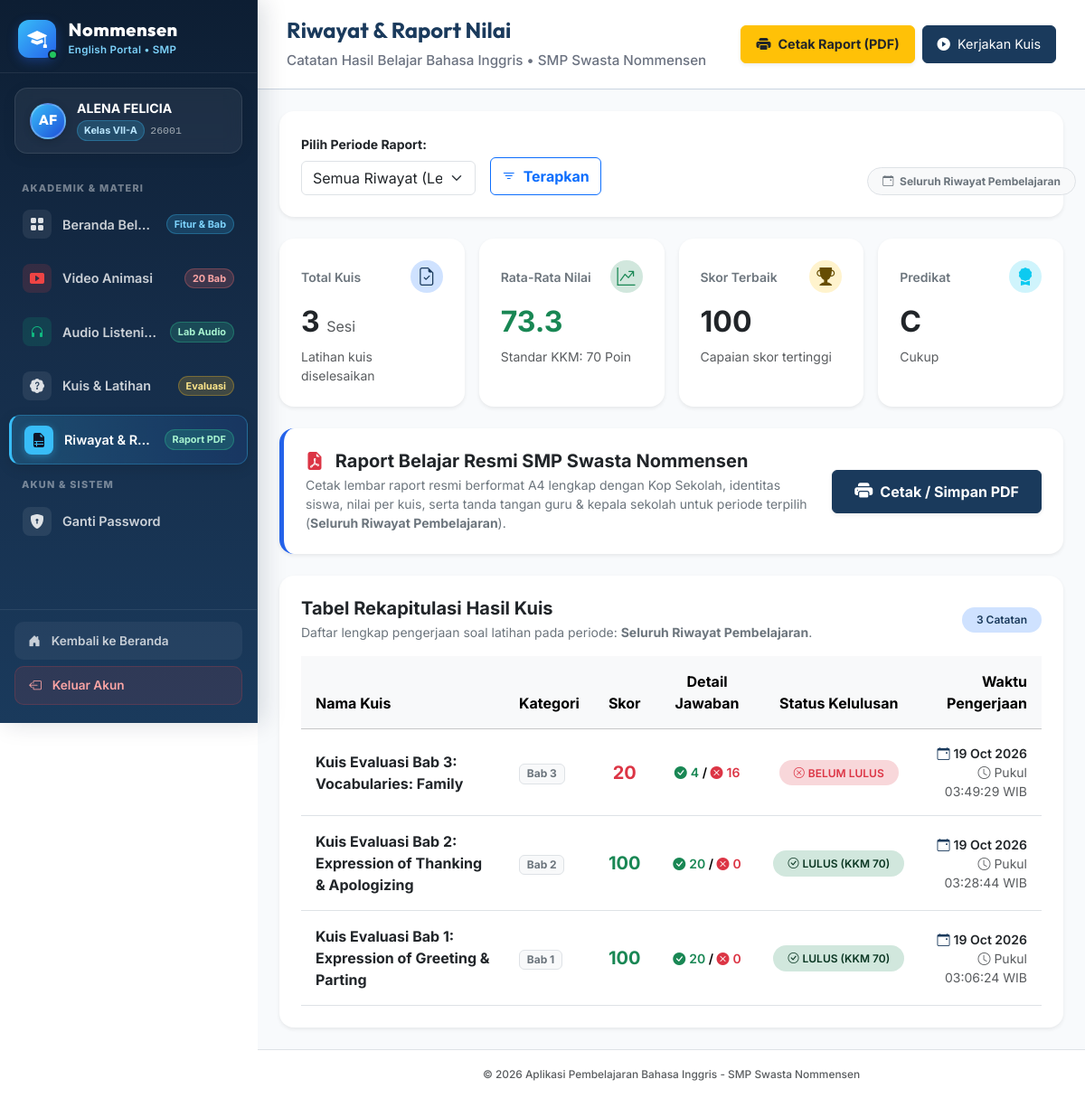
/siswa/riwayat.php (signed in), run on the app's committed database.
### tables this page shows
CREATE TABLE `tb_hasil` (
  `id_hasil` int(11) NOT NULL AUTO_INCREMENT,
  `id_siswa` int(11) NOT NULL,
  `id_kuis` int(11) NOT NULL,
  `skor` int(11) NOT NULL,
  `jumlah_benar` int(11) NOT NULL,
  `jumlah_salah` int(11) NOT NULL,
  `waktu_selesai` timestamp NOT NULL DEFAULT current_timestamp(),
  PRIMARY KEY (`id_hasil`),
  KEY `id_siswa` (`id_siswa`),
  KEY `id_kuis` (`id_kuis`),
  CONSTRAINT `tb_hasil_ibfk_1` FOREIGN KEY (`id_siswa`) REFERENCES `tb_siswa` (`id_siswa`) ON DELETE CASCADE,
  CONSTRAINT `tb_hasil_ibfk_2` FOREIGN KEY (`id_kuis`) REFERENCES `tb_kuis` (`id_kuis`) ON DELETE CASCADE
);

CREATE TABLE `tb_kuis` (
  `id_kuis` int(11) NOT NULL AUTO_INCREMENT,
  `judul_kuis` varchar(150) NOT NULL,
  `kategori_materi` varchar(50) NOT NULL,
  `waktu_pengerjaan` int(11) NOT NULL,
  `id_materi` int(11) DEFAULT NULL,
  `nilai_lulus` int(11) DEFAULT 70,
  `created_at` timestamp NOT NULL DEFAULT current_timestamp(),
  `id_guru` int(11) DEFAULT NULL,
  PRIMARY KEY (`id_kuis`),
  KEY `id_guru` (`id_guru`),
  KEY `id_materi` (`id_materi`),
  CONSTRAINT `tb_kuis_ibfk_1` FOREIGN KEY (`id_guru`) REFERENCES `tb_guru` (`id_guru`) ON DELETE SET NULL,
  CONSTRAINT `tb_kuis_ibfk_2` FOREIGN KEY (`id_materi`) REFERENCES `tb_materi` (`id_materi`) ON DELETE SET NULL
);

### siswa/riwayat.php (the view, shortened to what this page needs)
<?php
require_once '../config.php';
$id_siswa = $_SESSION['siswa_id'];
$tipe_periode = isset($_GET['tipe_periode']) ? $_GET['tipe_periode'] : 'semua';
$bulan = isset($_GET['bulan']) ? intval($_GET['bulan']) : intval(date('m'));
$tahun = isset($_GET['tahun']) ? intval($_GET['tahun']) : intval(date('Y'));
$tgl_mulai = isset($_GET['tgl_mulai']) ? trim($_GET['tgl_mulai']) : date('Y-m-d', strtotime('-7 days'));
$tgl_selesai = isset($_GET['tgl_selesai']) ? trim($_GET['tgl_selesai']) : date('Y-m-d');
$where_clause = " WHERE h.id_siswa = :id_siswa";
$params = ['id_siswa' => $id_siswa];
$periode_label = "Seluruh Riwayat Pembelajaran";
try {
    $sql_stats = "
        SELECT
            COUNT(*) as total_kuis,
            AVG(h.skor) as rata_rata,
            MAX(h.skor) as nilai_terbaik,
            SUM(CASE WHEN h.skor >= 70 THEN 1 ELSE 0 END) as total_lulus
        FROM tb_hasil h
        {$where_clause}
    ";
    $stmt_stats = $pdo->prepare($sql_stats);
    $stmt_stats->execute($params);
    $stats = $stmt_stats->fetch();
    $total_kuis = $stats['total_kuis'] ?? 0;
    $rata_rata = $stats['rata_rata'] !== null ? round($stats['rata_rata'], 1) : 0;
    $nilai_terbaik = $stats['nilai_terbaik'] ?? 0;
    if ($total_kuis === 0) {
        $predikat = '-';
        $predikat_label = 'Belum Ada Data';
    } elseif ($rata_rata >= 85) {
        $predikat = 'A';
        $predikat_label = 'Sangat Baik';
    } elseif ($rata_rata >= 75) {
        $predikat = 'B';
        $predikat_label = 'Baik';
    } elseif ($rata_rata >= 70) {
        $predikat = 'C';
        $predikat_label = 'Cukup';
    } else {
        $predikat = 'D';
        $predikat_label = 'Perlu Bimbingan';
    }
} catch (PDOException $e) {
    die("Gagal mengambil data statistik: " . $e->getMessage());
}
try {
    $sql_history = "
        SELECT h.*, k.judul_kuis, k.kategori_materi
        FROM tb_hasil h
        JOIN tb_kuis k ON h.id_kuis = k.id_kuis
        {$where_clause}
        ORDER BY h.waktu_selesai DESC
    ";
    $stmt_history = $pdo->prepare($sql_history);
    $stmt_history->execute($params);
    $history = $stmt_history->fetchAll();
} catch (PDOException $e) {
    die("Gagal mengambil riwayat kuis: " . $e->getMessage());
}
$cetak_url = "cetak_raport.php?tipe_periode={$tipe_periode}&bulan={$bulan}&tahun={$tahun}&tgl_mulai={$tgl_mulai}&tgl_selesai={$tgl_selesai}";
require_once '../includes/header.php';
require_once '../includes/sidebar.php';
?>
<main class="siswa-main">
    <header class="siswa-header">
        <div>
            <h1>Riwayat &amp; Raport Nilai</h1>
            <div class="siswa-header-school">
                <span>Catatan Hasil Belajar Bahasa Inggris</span>
                &bull;
                <span>SMP Swasta Nommensen</span>
            </div>
        </div>
        <div class="d-flex gap-2">
            <a href="<?= $cetak_url ?>" target="_blank" class="btn btn-warning fw-bold d-inline-flex align-items-center gap-2 shadow-sm text-dark px-3 py-2" style="font-size: 0.9rem;">
                <i class="bi bi-printer-fill fs-6"></i>
                <span>Cetak Raport (PDF)</span>
            </a>
            <a href="kuis.php" class="btn btn-primary d-inline-flex align-items-center gap-2 px-3 py-2" style="font-size: 0.9rem;">
                <i class="bi bi-play-circle-fill"></i>
                <span>Kerjakan Kuis</span>
            </a>
        </div>
    </header>
    <div class="siswa-content container-fluid px-3 px-md-4 py-4">
        <div class="card border-0 shadow-sm rounded-4 p-3 p-md-4 bg-white mb-4">
            <form action="riwayat.php" method="GET" class="row g-3 align-items-end" id="filterPeriodeForm">
                <div class="col-md-3">
                    <label class="form-label fw-bold text-dark small">Pilih Periode Raport:</label>
                    <select name="tipe_periode" id="tipePeriodeSelect" class="form-select" onchange="toggleFilterInputs()">
                        <option value="semua" <?= $tipe_periode === 'semua' ? 'selected' : '' ?>>Semua Riwayat (Lengkap)</option>
                    </select>
                </div>
                <div class="col-md-2">
                    <button type="submit" class="btn btn-outline-primary fw-bold w-100 py-2">
                        <i class="bi bi-filter me-1"></i> Terapkan
                    </button>
                </div>
                <div class="col-md-3 ms-auto text-md-end">
                    <span class="badge bg-light text-secondary border px-3 py-2 rounded-pill small">
                        <i class="bi bi-calendar-event me-1"></i> <?= htmlspecialchars($periode_label) ?>
                    </span>
                </div>
            </form>
        </div>
        <div class="row row-cols-2 row-cols-md-4 g-3 mb-4">
            <div class="col">
                <div class="card border-0 shadow-sm rounded-4 p-3 p-md-4 bg-white h-100">
                    <div class="d-flex justify-content-between align-items-center mb-2">
                        <span class="text-secondary small fw-semibold">Total Kuis</span>
                        <div class="badge bg-primary-subtle text-primary p-2 rounded-circle">
                            <i class="bi bi-file-earmark-check fs-5"></i>
                        </div>
                    </div>
                    <div class="fs-2 fw-bold text-dark"><?= $total_kuis ?> <span class="fs-6 text-muted fw-normal">Sesi</span></div>
                    <div class="text-muted small mt-1">Latihan kuis diselesaikan</div>
                </div>
            </div>
            <div class="col">
                <div class="card border-0 shadow-sm rounded-4 p-3 p-md-4 bg-white h-100">
                    <div class="d-flex justify-content-between align-items-center mb-2">
                        <span class="text-secondary small fw-semibold">Rata-Rata Nilai</span>
                        <div class="badge bg-success-subtle text-success p-2 rounded-circle">
                            <i class="bi bi-graph-up-arrow fs-5"></i>
                        </div>
                    </div>
                    <div class="fs-2 fw-bold <?= $rata_rata >= 70 ? 'text-success' : 'text-danger' ?>"><?= $rata_rata ?></div>
                    <div class="text-muted small mt-1">Standar KKM: 70 Poin</div>
                </div>
            </div>
            <div class="col">
                <div class="card border-0 shadow-sm rounded-4 p-3 p-md-4 bg-white h-100">
                    <div class="d-flex justify-content-between align-items-center mb-2">
                        <span class="text-secondary small fw-semibold">Skor Terbaik</span>
                        <div class="badge bg-warning-subtle text-warning-emphasis p-2 rounded-circle">
                            <i class="bi bi-trophy-fill fs-5"></i>
                        </div>
                    </div>
                    <div class="fs-2 fw-bold text-dark"><?= $nilai_terbaik ?></div>
                    <div class="text-muted small mt-1">Capaian skor tertinggi</div>
                </div>
            </div>
            <div class="col">
                <div class="card border-0 shadow-sm rounded-4 p-3 p-md-4 bg-white h-100">
                    <div class="d-flex justify-content-between align-items-center mb-2">
                        <span class="text-secondary small fw-semibold">Predikat</span>
                        <div class="badge bg-info-subtle text-info p-2 rounded-circle">
                            <i class="bi bi-award-fill fs-5"></i>
                        </div>
                    </div>
                    <div class="fs-2 fw-bold text-dark"><?= $predikat ?></div>
                    <div class="text-muted small mt-1 text-truncate" title="<?= $predikat_label ?>"><?= $predikat_label ?></div>
                </div>
            </div>
        </div>
        <div class="card border-0 shadow-sm rounded-4 bg-white p-3 p-md-4 mb-4" style="border-left: 5px solid #2563eb !important;">
            <div class="d-flex flex-column flex-md-row justify-content-between align-items-md-center gap-3">
                <div>
                    <h5 class="fw-bold text-dark mb-1">
                        <i class="bi bi-file-earmark-pdf-fill text-danger me-2"></i>
                        Raport Belajar Resmi SMP Swasta Nommensen
                    </h5>
                    <p class="text-secondary small mb-0">
                        Cetak lembar raport resmi berformat A4 lengkap dengan Kop Sekolah, identitas siswa, nilai per kuis, serta tanda tangan guru &amp; kepala sekolah untuk periode terpilih (<strong><?= htmlspecialchars($periode_label) ?></strong>).
                    </p>
                </div>
                <div class="flex-shrink-0">
                    <a href="<?= $cetak_url ?>" target="_blank" class="btn btn-primary fw-bold px-4 py-2 d-inline-flex align-items-center gap-2 shadow-sm">
                        <i class="bi bi-printer-fill fs-5"></i>
                        <span>Cetak / Simpan PDF</span>
                    </a>
                </div>
            </div>
        </div>
        <div class="card border-0 shadow-sm rounded-4 bg-white p-3 p-md-4">
            <div class="d-flex flex-column flex-md-row justify-content-between align-items-md-center gap-2 mb-3">
                <div>
                    <h3 class="h5 fw-bold text-dark mb-1">
                        Tabel Rekapitulasi Hasil Kuis
                    </h3>
                    <p class="text-secondary small mb-0">
                        Daftar lengkap pengerjaan soal latihan pada periode: <strong><?= htmlspecialchars($periode_label) ?></strong>.
                    </p>
                </div>
                <span class="badge bg-primary-subtle text-primary py-2 px-3 rounded-pill fw-semibold align-self-start align-self-md-center">
                    <?= count($history) ?> Catatan
                </span>
            </div>
            <div class="table-responsive">
                <table class="table table-hover align-middle mb-0">
                    <thead class="table-light">
                        <tr>
                            <th class="py-3 px-3">Nama Kuis</th>
                            <th class="py-3 px-3">Kategori</th>
                            <th class="py-3 px-3 text-center">Skor</th>
                            <th class="py-3 px-3 text-center">Detail Jawaban</th>
                            <th class="py-3 px-3 text-center">Status Kelulusan</th>
                            <th class="py-3 px-3 text-end">Waktu Pengerjaan</th>
                        </tr>
                    </thead>
                    <tbody>
                        <?php if (empty($history)): ?>
                            <tr>
                                <td colspan="6" class="text-center text-muted py-5">
                                    <i class="bi bi-journal-text fs-1 text-secondary d-block mb-2"></i>
                                    <strong class="d-block">Belum ada riwayat kuis pada periode ini</strong>
                                    <span class="small">Tidak ada data pengerjaan kuis yang tercatat untuk filter ini. Silakan ubah filter atau kerjakan kuis baru.</span>
                                </td>
                            </tr>
                        <?php else: ?>
                            <?php foreach ($history as $row): ?>
                                <?php
                                $is_passed = $row['skor'] >= 70;
                                ?>
                                <tr>
                                    <td class="py-3 px-3 fw-bold text-dark">
                                        <?= htmlspecialchars($row['judul_kuis']) ?>
                                    </td>
                                    <td class="py-3 px-3">
                                        <span class="badge bg-light text-secondary border">
                                            <?= htmlspecialchars($row['kategori_materi'] ?? 'Semester 1') ?>
                                        </span>
                                    </td>
                                    <td class="py-3 px-3 text-center fw-bold fs-5 <?= $is_passed ? 'text-success' : 'text-danger' ?>">
                                        <?= $row['skor'] ?>
                                    </td>
                                    <td class="py-3 px-3 text-center small fw-semibold">
                                        <span class="text-success"><i class="bi bi-check-circle-fill me-1"></i><?= $row['jumlah_benar'] ?></span> /
                                        <span class="text-danger"><i class="bi bi-x-circle-fill me-1"></i><?= $row['jumlah_salah'] ?></span>
                                    </td>
                                    <td class="py-3 px-3 text-center">
                                        <?php if ($is_passed): ?>
                                            <span class="badge bg-success-subtle text-success-emphasis py-2 px-3 rounded-pill fw-semibold">
                                                <i class="bi bi-check-circle me-1"></i>LULUS (KKM 70)
                                            </span>
                                        <?php else: ?>
                                            <span class="badge bg-danger-subtle text-danger py-2 px-3 rounded-pill fw-semibold">
                                                <i class="bi bi-x-circle me-1"></i>BELUM LULUS
                                            </span>
                                        <?php endif; ?>
                                    </td>
                                    <td class="py-3 px-3 text-end small">
                                        <div class="fw-semibold text-dark"><i class="bi bi-calendar-event text-primary me-1"></i><?= date('d M Y', strtotime($row['waktu_selesai'])) ?></div>
                                        <div class="text-muted"><i class="bi bi-clock me-1"></i>Pukul <?= date('H:i:s', strtotime($row['waktu_selesai'])) ?> WIB</div>
                                    </td>
                                </tr>
                            <?php endforeach; ?>
                        <?php endif; ?>
                    </tbody>
                </table>
            </div>
        </div>
    </div>
<?php require_once '../includes/footer.php'; ?>

### data on the page
tb_hasil: id_kuis.judul_kuis "Kuis Evaluasi Bab 3: Vocabularies: Family", id_kuis.kategori_materi "Bab 3", skor "20", jumlah_benar "4", jumlah_salah "16", shows "BELUM LULUS", waktu_selesai "19 Oct 2026", waktu_selesai "03:49:29"
tb_hasil: id_kuis.judul_kuis "Kuis Evaluasi Bab 2: Expression of Thanking & Apologizing", id_kuis.kategori_materi "Bab 2", skor "100", jumlah_benar "20", jumlah_salah "0", shows "LULUS (KKM 70)", waktu_selesai "19 Oct 2026", waktu_selesai "03:28:44"
tb_hasil: id_kuis.judul_kuis "Kuis Evaluasi Bab 1: Expression of Greeting & Parting", id_kuis.kategori_materi "Bab 1", skor "100", jumlah_benar "20", jumlah_salah "0", shows "LULUS (KKM 70)", waktu_selesai "19 Oct 2026", waktu_selesai "03:06:24"

### other printed values
$initials "AF"
$nama_siswa "ALENA FELICIA"
$kelas_siswa "VII-A"
$nis_siswa "26001"
$periode_label "Seluruh Riwayat Pembelajaran"
$total_kuis "3"
$rata_rata "73.3"
$nilai_terbaik "100"
$predikat "C"
$predikat_label "Cukup"
count($history) "3"
